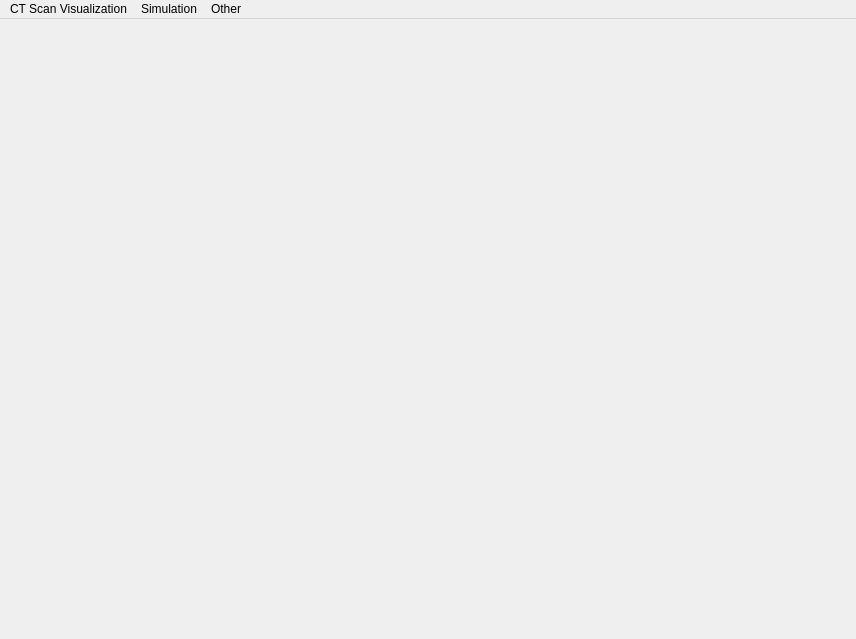
<?xml version="1.0" encoding="UTF-8"?>
<ui version="4.0">
 <class>MainWindowClass</class>
 <widget class="QMainWindow" name="MainWindowClass">
  <property name="geometry">
   <rect>
    <x>0</x>
    <y>0</y>
    <width>856</width>
    <height>639</height>
   </rect>
  </property>
  <property name="windowTitle">
   <string>Medical Visualization</string>
  </property>
  <property name="windowIcon">
   <iconset resource="../resources.qrc">
    <normaloff>:/assets/images/favicon.ico</normaloff>:/assets/images/favicon.ico</iconset>
  </property>
  <widget class="QWidget" name="centralWidget">
   <layout class="QVBoxLayout" name="verticalLayout"/>
  </widget>
  <widget class="QMenuBar" name="menuBar">
   <property name="geometry">
    <rect>
     <x>0</x>
     <y>0</y>
     <width>856</width>
     <height>21</height>
    </rect>
   </property>
   <widget class="QMenu" name="menuOther">
    <property name="title">
     <string>Other</string>
    </property>
    <addaction name="actionVoronoiFracture"/>
    <addaction name="actionDebugLog"/>
   </widget>
   <widget class="QMenu" name="menuSimulation">
    <property name="title">
     <string>Simulation</string>
    </property>
    <addaction name="actionPandemic"/>
   </widget>
   <widget class="QMenu" name="menuCTScanVis">
    <property name="title">
     <string>CT Scan Visualization</string>
    </property>
    <addaction name="actionVolumeRenderer"/>
    <addaction name="actionSliceViewer"/>
   </widget>
   <addaction name="menuCTScanVis"/>
   <addaction name="menuSimulation"/>
   <addaction name="menuOther"/>
  </widget>
  <action name="actionShow_Output">
   <property name="text">
    <string>Show Output</string>
   </property>
  </action>
  <action name="actionDebug">
   <property name="text">
    <string>Show Output</string>
   </property>
  </action>
  <action name="actionVoronoiFracture">
   <property name="text">
    <string>Voronoi Fracture</string>
   </property>
  </action>
  <action name="actionPandemic">
   <property name="text">
    <string>Pandemic Simulation</string>
   </property>
  </action>
  <action name="actionSliceViewer">
   <property name="text">
    <string>Slice Viewer</string>
   </property>
  </action>
  <action name="actionVolumeRenderer">
   <property name="text">
    <string>Volume Renderer</string>
   </property>
  </action>
  <action name="actionDebugLog">
   <property name="text">
    <string>Show Debug Log</string>
   </property>
  </action>
 </widget>
 <layoutdefault spacing="6" margin="11"/>
 <resources>
  <include location="../resources.qrc"/>
 </resources>
 <connections>
  <connection>
   <sender>actionPandemic</sender>
   <signal>triggered()</signal>
   <receiver>MainWindowClass</receiver>
   <slot>onPandemicSimulation()</slot>
   <hints>
    <hint type="sourcelabel">
     <x>-1</x>
     <y>-1</y>
    </hint>
    <hint type="destinationlabel">
     <x>285</x>
     <y>255</y>
    </hint>
   </hints>
  </connection>
  <connection>
   <sender>actionSliceViewer</sender>
   <signal>triggered()</signal>
   <receiver>MainWindowClass</receiver>
   <slot>onSliceViewer()</slot>
   <hints>
    <hint type="sourcelabel">
     <x>-1</x>
     <y>-1</y>
    </hint>
    <hint type="destinationlabel">
     <x>285</x>
     <y>255</y>
    </hint>
   </hints>
  </connection>
  <connection>
   <sender>actionVolumeRenderer</sender>
   <signal>triggered()</signal>
   <receiver>MainWindowClass</receiver>
   <slot>onVolumeRendering()</slot>
   <hints>
    <hint type="sourcelabel">
     <x>-1</x>
     <y>-1</y>
    </hint>
    <hint type="destinationlabel">
     <x>427</x>
     <y>319</y>
    </hint>
   </hints>
  </connection>
  <connection>
   <sender>actionVoronoiFracture</sender>
   <signal>triggered()</signal>
   <receiver>MainWindowClass</receiver>
   <slot>onMapVisualization()</slot>
   <hints>
    <hint type="sourcelabel">
     <x>-1</x>
     <y>-1</y>
    </hint>
    <hint type="destinationlabel">
     <x>427</x>
     <y>319</y>
    </hint>
   </hints>
  </connection>
  <connection>
   <sender>actionDebugLog</sender>
   <signal>triggered()</signal>
   <receiver>MainWindowClass</receiver>
   <slot>onShowDebugOutput()</slot>
   <hints>
    <hint type="sourcelabel">
     <x>-1</x>
     <y>-1</y>
    </hint>
    <hint type="destinationlabel">
     <x>427</x>
     <y>319</y>
    </hint>
   </hints>
  </connection>
 </connections>
 <slots>
  <slot>onShowDebugOutput()</slot>
  <slot>onMapVisualization()</slot>
  <slot>onPandemicSimulation()</slot>
  <slot>onSliceViewer()</slot>
  <slot>onVolumeRendering()</slot>
 </slots>
</ui>
